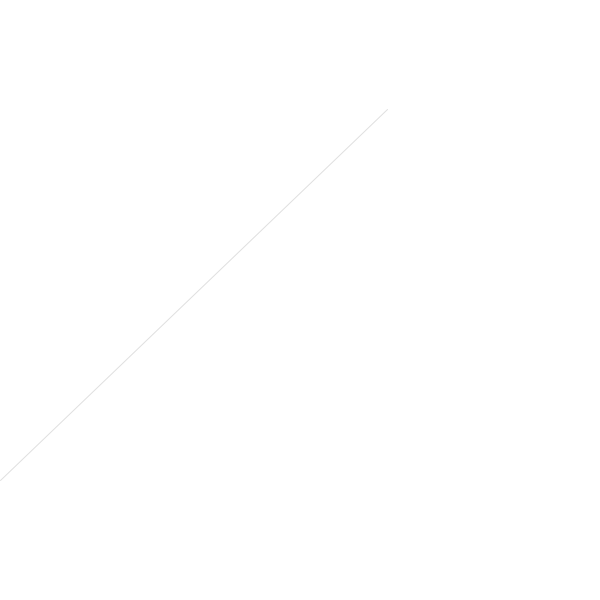
Frame 1 (no input)
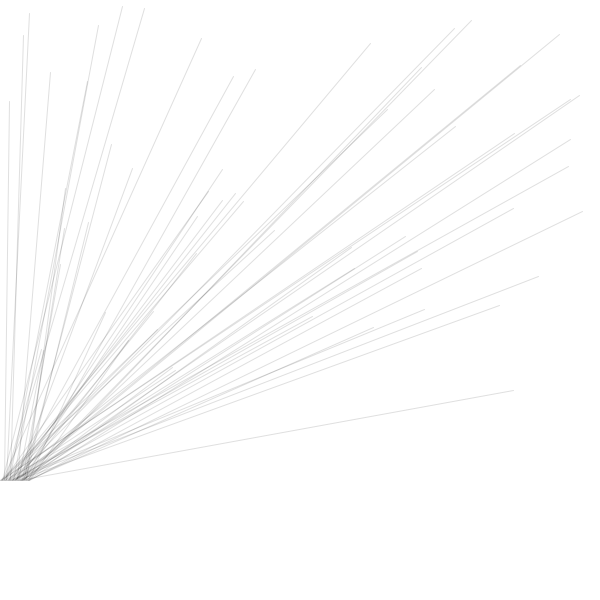
Frame 60 (the mouse pressed at the canvas centre just before this capture)
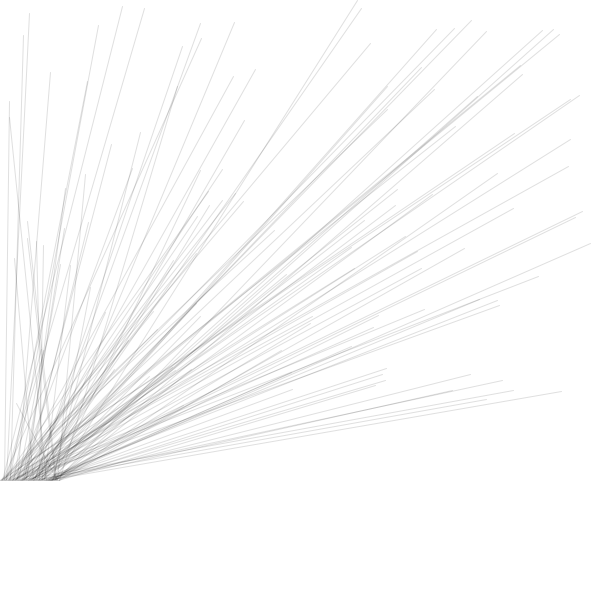
Frame 120 (the mouse held since frame 60 and released just before this capture)

The Processing sketch that drew these frames (run headless with seeded random() and noise(); from frame 60 on, the mouse is pressed at the canvas centre):

// Processing sketch: tracoPosicao_7
// ── tracoPosicao_7.pde
float inicioLinha_X;
float inicioLinha_Y;
float finalLinha_X = 0;
float offset = 0.5;  //incremento, step

void setup()
{
  size(600, 600);
  background(255);
  
  stroke(0, 32);
}

void draw()
{
  inicioLinha_X = random(width);
  inicioLinha_Y = random((height/10) * 7);
  line(inicioLinha_X, inicioLinha_Y, finalLinha_X, (height/10) * 8);
  
  finalLinha_X = finalLinha_X + offset;
}
